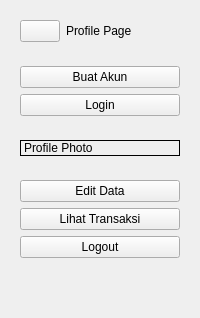
            <widget class="QWidget" name="Dashboard">
             <layout class="QVBoxLayout" name="verticalLayout_25">
              <item alignment="Qt::AlignLeft|Qt::AlignTop">
               <widget class="QWidget" name="ProfilePageExitContainer" native="true">
                <layout class="QHBoxLayout" name="horizontalLayout_27">
                 <item>
                  <widget class="QPushButton" name="ProfilePageExitButton">
                   <property name="text">
                    <string/>
                   </property>
                   <property name="icon">
                    <iconset resource="AppIcons.qrc">
                     <normaloff>:/FeatherIcons/feather/x-square.svg</normaloff>:/FeatherIcons/feather/x-square.svg</iconset>
                   </property>
                   <property name="iconSize">
                    <size>
                     <width>24</width>
                     <height>24</height>
                    </size>
                   </property>
                  </widget>
                 </item>
                 <item>
                  <widget class="QLabel" name="label_11">
                   <property name="text">
                    <string>Profile Page</string>
                   </property>
                  </widget>
                 </item>
                </layout>
               </widget>
              </item>
              <item>
               <widget class="QWidget" name="ProfilePageLoginContainer" native="true">
                <layout class="QVBoxLayout" name="verticalLayout_3">
                 <item>
                  <widget class="QPushButton" name="ProfileRegisterButton">
                   <property name="text">
                    <string>Buat Akun</string>
                   </property>
                  </widget>
                 </item>
                 <item>
                  <widget class="QPushButton" name="ProfileLoginButton">
                   <property name="text">
                    <string>Login</string>
                   </property>
                  </widget>
                 </item>
                </layout>
               </widget>
              </item>
              <item>
               <widget class="QWidget" name="ProfilePagePhotoContainer" native="true">
                <layout class="QVBoxLayout" name="verticalLayout_27">
                 <item>
                  <widget class="QLabel" name="ProfilePagePhoto">
                   <property name="frameShape">
                    <enum>QFrame::Box</enum>
                   </property>
                   <property name="text">
                    <string>Profile Photo</string>
                   </property>
                  </widget>
                 </item>
                </layout>
               </widget>
              </item>
              <item>
               <widget class="QWidget" name="DashboardControlContainer" native="true">
                <layout class="QVBoxLayout" name="verticalLayout_28">
                 <item>
                  <widget class="QPushButton" name="EditDataButton">
                   <property name="text">
                    <string>Edit Data</string>
                   </property>
                  </widget>
                 </item>
                 <item>
                  <widget class="QPushButton" name="DashboardTransaksiButton">
                   <property name="text">
                    <string>Lihat Transaksi</string>
                   </property>
                  </widget>
                 </item>
                 <item>
                  <widget class="QPushButton" name="DashboardEditDataButton">
                   <property name="text">
                    <string>Logout</string>
                   </property>
                  </widget>
                 </item>
                </layout>
               </widget>
              </item>
              <item>
               <spacer name="verticalSpacer_6">
                <property name="orientation">
                 <enum>Qt::Vertical</enum>
                </property>
                <property name="sizeHint" stdset="0">
                 <size>
                  <width>20</width>
                  <height>40</height>
                 </size>
                </property>
               </spacer>
              </item>
             </layout>
            </widget>
